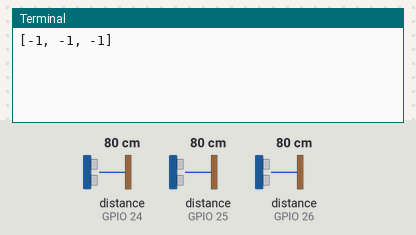
Recording of a program running on a simulated Raspberry Pi (BCM pin numbers). Parts: the last lines printed to the terminal. The inputs (shaded band) are chosen by the test bench; at power-on: distance to the obstacle (sensors on GPIO 24, GPIO 25, GPIO 26) 80 cm. The echo pulse lasts 58.3 µs per cm; web requests get an empty 200 reply after 0.4 s; the clock reads 2024-03-15 10:24:30 at power-on unless the program sets it.

Above: at 1.2 s.
1.3 s: distance to the obstacle (sensor on GPIO 24) set to 2 cm
At 3.6 s:
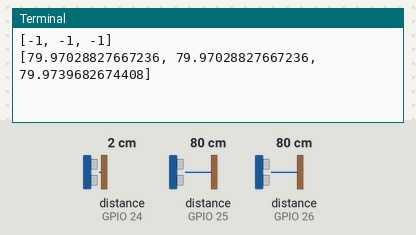
4.0 s: distance to the obstacle (sensor on GPIO 25) set to 2 cm
At 5.8 s:
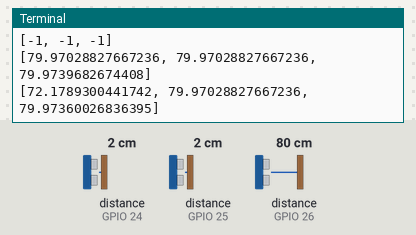
6.7 s: distance to the obstacle (sensor on GPIO 26) set to 2 cm
At 7.7 s:
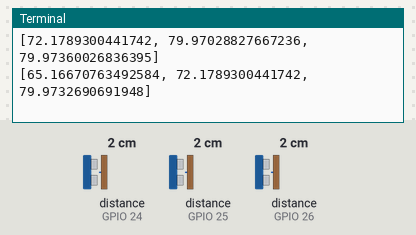
9.4 s: distance to the obstacle (sensor on GPIO 24) set to 4 cm
At 11.9 s:
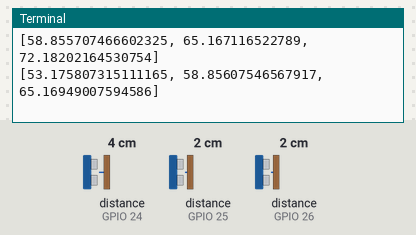
12.1 s: distance to the obstacle (sensor on GPIO 25) set to 4 cm
At 14.2 s:
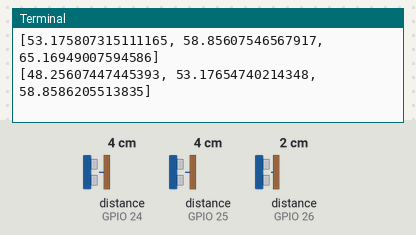
14.8 s: distance to the obstacle (sensor on GPIO 26) set to 4 cm
At 16.0 s:
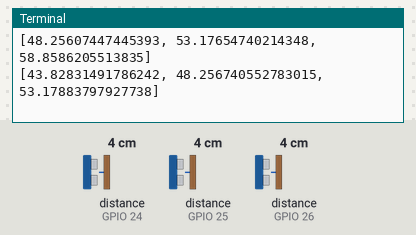
Timing chart, 0 to 17.8 s (numbered marks = the images above; inputs shaded):
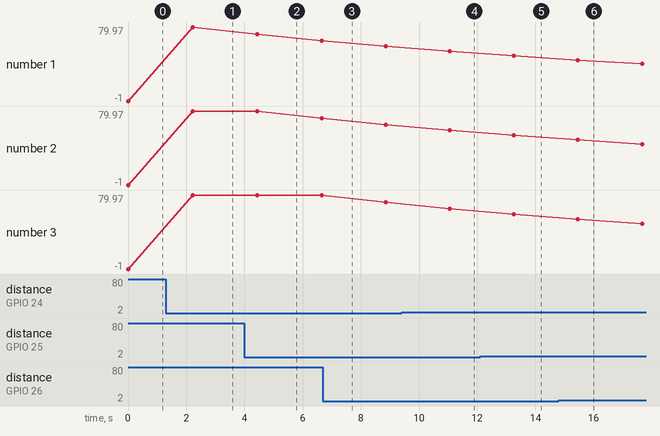

The program:

unltrasonic.py
```python
# Libraries
import RPi.GPIO as GPIO
import time

from send_request import update_status

bin_name = "BIN_0"

# GPIO Mode (BOARD / BCM)
GPIO.setmode(GPIO.BCM)

# set GPIO Pins
GPIO_TRIGGERs = [18, 19, 20]
GPIO_ECHOs = [24, 25, 26]

names = ["Can", "PET", "Box"]

moving_avgs = [-1] * 3
smooth_rate = 0.9

# set GPIO direction (IN / OUT)
for trig_pin in GPIO_TRIGGERs:
    GPIO.setup(trig_pin, GPIO.OUT)

for echo_pin in GPIO_ECHOs:
    GPIO.setup(echo_pin, GPIO.IN)


def distance(ind):
    # set Trigger to HIGH
    GPIO.output(GPIO_TRIGGERs[ind], True)

    # set Trigger after 0.01ms to LOW
    time.sleep(0.00001)
    GPIO.output(GPIO_TRIGGERs[ind], False)

    StartTime = time.time()
    StopTime = time.time()

    # save StartTime
    while GPIO.input(GPIO_ECHOs[ind]) == 0:
        StartTime = time.time()

    # save time of arrival
    while GPIO.input(GPIO_ECHOs[ind]) == 1:
        StopTime = time.time()

    # time difference between start and arrival
    TimeElapsed = StopTime - StartTime
    # multiply with the sonic speed (34300 cm/s)
    # and divide by 2, because there and back
    distance = (TimeElapsed * 34300) / 2

    return distance


def update_ultrasonic():
    for i in range(3):
        if moving_avgs[i] == -1:
            moving_avgs[i] = distance(i)
        moving_avgs[i] = moving_avgs[i] * smooth_rate + distance(i) * (1 - smooth_rate)

        if moving_avgs[i] < 12:
            print(f"{names[i]} is full")
            update_status(bin_name, f"{names[i]}Full", "true")
        else:
            update_status(bin_name, f"{names[i]}Full", "false")

    time.sleep(1)


if __name__ == "__main__":
    try:
        while True:
            print(moving_avgs)
            update_ultrasonic()

        # Reset by pressing CTRL + C
    except KeyboardInterrupt:
        print("Measurement stopped by User")
        GPIO.cleanup()
```

send_request.py
```python
import requests

base_url = "http://fdac-125-227-128-246.ngrok.io/api/status"


def update_status(name, field, status):
    requests.get(f"{base_url}/{name}/{field}/{status}")
```

Measured:
- plotted number 3: 79.97 → 72.18 after the input at 6.7 s, 58.86 → 48.26 after the input at 14.8 s
